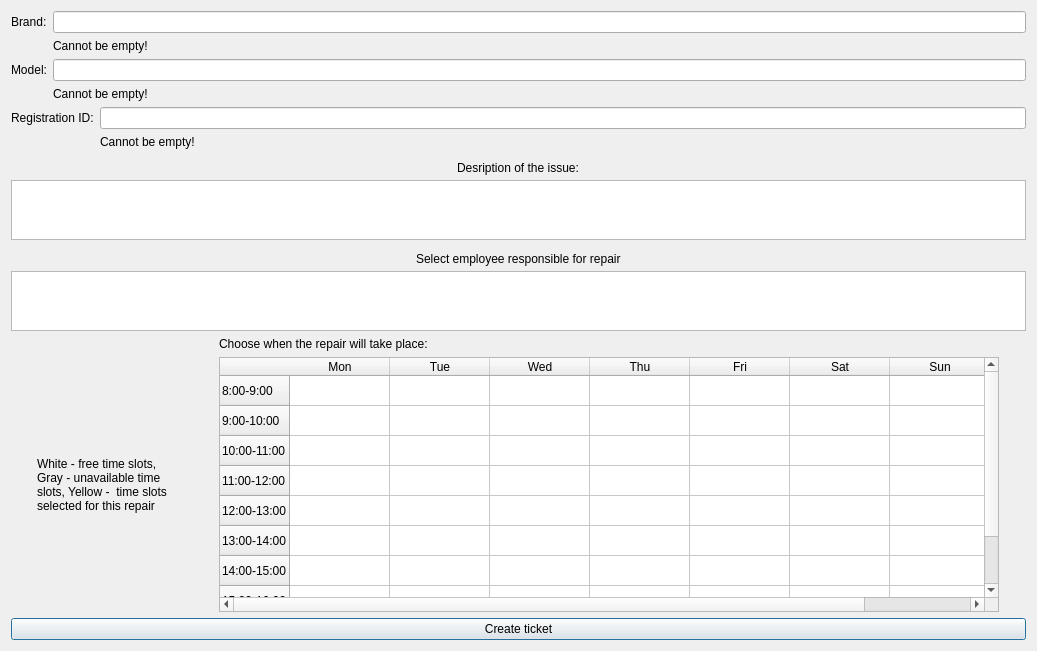
<?xml version="1.0" encoding="UTF-8"?>
<ui version="4.0">
 <class>TicketAddDialog</class>
 <widget class="QDialog" name="TicketAddDialog">
  <property name="geometry">
   <rect>
    <x>0</x>
    <y>0</y>
    <width>1037</width>
    <height>651</height>
   </rect>
  </property>
  <property name="windowTitle">
   <string>Dialog</string>
  </property>
  <layout class="QVBoxLayout" name="verticalLayout_3">
   <item>
    <layout class="QGridLayout" name="gridLayout_2">
     <item row="0" column="0">
      <widget class="QLabel" name="brandLabel">
       <property name="text">
        <string>Brand:</string>
       </property>
      </widget>
     </item>
     <item row="0" column="1">
      <widget class="QLineEdit" name="brandEdit"/>
     </item>
     <item row="1" column="1">
      <widget class="QLabel" name="bEmptyLabel">
       <property name="maximumSize">
        <size>
         <width>250</width>
         <height>20</height>
        </size>
       </property>
       <property name="text">
        <string>Cannot be empty!</string>
       </property>
      </widget>
     </item>
    </layout>
   </item>
   <item>
    <layout class="QGridLayout" name="gridLayout_3">
     <item row="0" column="0">
      <widget class="QLabel" name="modelLabel">
       <property name="text">
        <string>Model:</string>
       </property>
      </widget>
     </item>
     <item row="0" column="1">
      <widget class="QLineEdit" name="modelEdit"/>
     </item>
     <item row="1" column="1">
      <widget class="QLabel" name="mEmptyLabel">
       <property name="maximumSize">
        <size>
         <width>200</width>
         <height>25</height>
        </size>
       </property>
       <property name="text">
        <string>Cannot be empty!</string>
       </property>
      </widget>
     </item>
    </layout>
   </item>
   <item>
    <layout class="QGridLayout" name="gridLayout_4">
     <item row="0" column="1">
      <widget class="QLineEdit" name="regIDEdit"/>
     </item>
     <item row="1" column="1">
      <widget class="QLabel" name="rEmptyLabel">
       <property name="maximumSize">
        <size>
         <width>200</width>
         <height>25</height>
        </size>
       </property>
       <property name="text">
        <string>Cannot be empty!</string>
       </property>
      </widget>
     </item>
     <item row="0" column="0">
      <widget class="QLabel" name="regIDLabel">
       <property name="text">
        <string>Registration ID:</string>
       </property>
      </widget>
     </item>
    </layout>
   </item>
   <item>
    <layout class="QVBoxLayout" name="verticalLayout">
     <property name="spacing">
      <number>0</number>
     </property>
     <item alignment="Qt::AlignHCenter">
      <widget class="QLabel" name="descriptionLabel">
       <property name="maximumSize">
        <size>
         <width>16777215</width>
         <height>25</height>
        </size>
       </property>
       <property name="text">
        <string>Desription of the issue:</string>
       </property>
      </widget>
     </item>
     <item>
      <widget class="QTextEdit" name="description">
       <property name="maximumSize">
        <size>
         <width>16777215</width>
         <height>60</height>
        </size>
       </property>
       <property name="html">
        <string>&lt;!DOCTYPE HTML PUBLIC &quot;-//W3C//DTD HTML 4.0//EN&quot; &quot;http://www.w3.org/TR/REC-html40/strict.dtd&quot;&gt;
&lt;html&gt;&lt;head&gt;&lt;meta name=&quot;qrichtext&quot; content=&quot;1&quot; /&gt;&lt;meta charset=&quot;utf-8&quot; /&gt;&lt;style type=&quot;text/css&quot;&gt;
p, li { white-space: pre-wrap; }
hr { height: 1px; border-width: 0; }
li.unchecked::marker { content: &quot;\2610&quot;; }
li.checked::marker { content: &quot;\2612&quot;; }
&lt;/style&gt;&lt;/head&gt;&lt;body style=&quot; font-family:'Segoe UI'; font-size:9pt; font-weight:400; font-style:normal;&quot;&gt;
&lt;p style=&quot;-qt-paragraph-type:empty; margin-top:0px; margin-bottom:0px; margin-left:0px; margin-right:0px; -qt-block-indent:0; text-indent:0px;&quot;&gt;&lt;br /&gt;&lt;/p&gt;&lt;/body&gt;&lt;/html&gt;</string>
       </property>
      </widget>
     </item>
    </layout>
   </item>
   <item>
    <layout class="QVBoxLayout" name="verticalLayout_2">
     <property name="spacing">
      <number>0</number>
     </property>
     <item alignment="Qt::AlignHCenter">
      <widget class="QLabel" name="emloyeesLabel">
       <property name="maximumSize">
        <size>
         <width>16777215</width>
         <height>25</height>
        </size>
       </property>
       <property name="text">
        <string>Select employee responsible for repair</string>
       </property>
      </widget>
     </item>
     <item>
      <widget class="QListWidget" name="employees">
       <property name="maximumSize">
        <size>
         <width>16777213</width>
         <height>60</height>
        </size>
       </property>
      </widget>
     </item>
    </layout>
   </item>
   <item>
    <layout class="QGridLayout" name="gridLayout">
     <item row="1" column="1">
      <widget class="QLabel" name="timeSelectLabel">
       <property name="text">
        <string>Choose when the repair will take place:</string>
       </property>
      </widget>
     </item>
     <item row="2" column="0">
      <widget class="QLabel" name="legendLabel">
       <property name="maximumSize">
        <size>
         <width>150</width>
         <height>16777215</height>
        </size>
       </property>
       <property name="layoutDirection">
        <enum>Qt::LeftToRight</enum>
       </property>
       <property name="text">
        <string>White - free time slots,  Gray - unavailable time slots, Yellow -  time slots selected for this repair</string>
       </property>
       <property name="alignment">
        <set>Qt::AlignLeading|Qt::AlignLeft|Qt::AlignVCenter</set>
       </property>
       <property name="wordWrap">
        <bool>true</bool>
       </property>
      </widget>
     </item>
     <item row="2" column="1">
      <widget class="QTableWidget" name="calendar">
       <property name="maximumSize">
        <size>
         <width>780</width>
         <height>300</height>
        </size>
       </property>
       <row>
        <property name="text">
         <string>8:00-9:00</string>
        </property>
       </row>
       <row>
        <property name="text">
         <string>9:00-10:00</string>
        </property>
       </row>
       <row>
        <property name="text">
         <string>10:00-11:00</string>
        </property>
       </row>
       <row>
        <property name="text">
         <string>11:00-12:00</string>
        </property>
       </row>
       <row>
        <property name="text">
         <string>12:00-13:00</string>
        </property>
       </row>
       <row>
        <property name="text">
         <string>13:00-14:00</string>
        </property>
       </row>
       <row>
        <property name="text">
         <string>14:00-15:00</string>
        </property>
       </row>
       <row>
        <property name="text">
         <string>15:00-16:00</string>
        </property>
       </row>
       <row>
        <property name="text">
         <string>16:00-17:00</string>
        </property>
       </row>
       <column>
        <property name="text">
         <string>Mon</string>
        </property>
       </column>
       <column>
        <property name="text">
         <string>Tue</string>
        </property>
       </column>
       <column>
        <property name="text">
         <string>Wed</string>
        </property>
       </column>
       <column>
        <property name="text">
         <string>Thu</string>
        </property>
       </column>
       <column>
        <property name="text">
         <string>Fri</string>
        </property>
       </column>
       <column>
        <property name="text">
         <string>Sat</string>
        </property>
       </column>
       <column>
        <property name="text">
         <string>Sun</string>
        </property>
       </column>
       <item row="0" column="0">
        <property name="flags">
         <set>ItemIsSelectable|ItemIsDragEnabled|ItemIsDropEnabled|ItemIsUserCheckable|ItemIsEnabled</set>
        </property>
       </item>
       <item row="1" column="0">
        <property name="flags">
         <set>ItemIsSelectable|ItemIsDragEnabled|ItemIsDropEnabled|ItemIsUserCheckable|ItemIsEnabled</set>
        </property>
       </item>
       <item row="2" column="0">
        <property name="flags">
         <set>ItemIsSelectable|ItemIsDragEnabled|ItemIsDropEnabled|ItemIsUserCheckable|ItemIsEnabled</set>
        </property>
       </item>
       <item row="3" column="0"/>
       <item row="4" column="0"/>
       <item row="5" column="0"/>
       <item row="6" column="0"/>
       <item row="7" column="0"/>
       <item row="8" column="0"/>
      </widget>
     </item>
    </layout>
   </item>
   <item>
    <widget class="QPushButton" name="createTicketButton">
     <property name="text">
      <string>Create ticket</string>
     </property>
    </widget>
   </item>
  </layout>
 </widget>
 <resources/>
 <connections/>
</ui>
